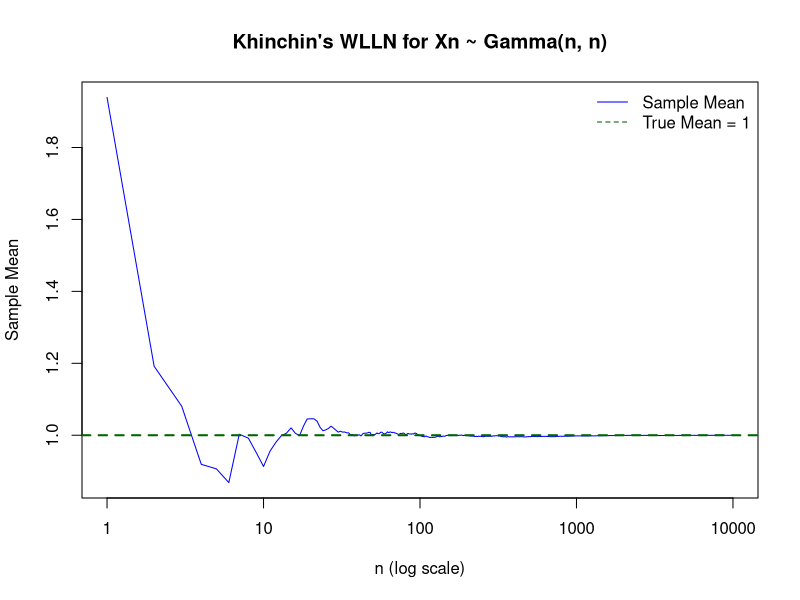

This figure's R source:
# Set sample size
n <- 10000

# Preallocate vector for storing gamma samples
X <- numeric(n)

# Set seed for reproducibility
set.seed(42)

# Generate independent Gamma(n, n) variables
for (i in 1:n) {
  X[i] <- rgamma(1, shape = i, rate = i)  # Gamma(i, i)
}

# Compute running sample means
sample_means <- cumsum(X) / (1:n)

# Plot sample mean convergence
plot(1:n, sample_means, type = "l", col = "blue", log = "x",
     xlab = "n (log scale)", ylab = "Sample Mean",
     main = "Khinchin's WLLN for Xn ~ Gamma(n, n)")
abline(h = 1, col = "darkgreen", lty = 2, lwd = 2)
legend("topright", legend = c("Sample Mean", "True Mean = 1"),
       col = c("blue", "darkgreen"), lty = c(1, 2), bty = "n")

